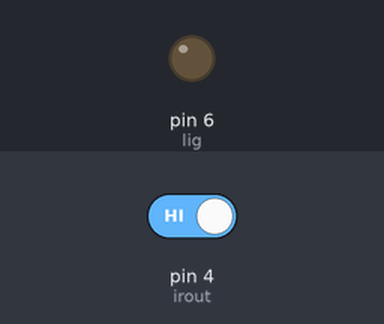
The sketch below on a simulated Arduino Uno, built with avr-gcc and run on an emulated ATmega328P. On the bench: output pins drawn as LEDs (lit = HIGH). The test bench sets the inputs (shaded band); at power-on: pin 4 (irout) HIGH.

Above: at 1.2 s.
1.3 s: pin 4 (irout) driven LOW
At 3.1 s:
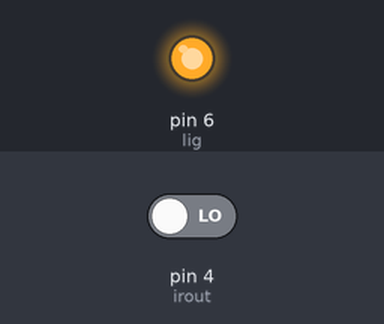
4.3 s: pin 4 (irout) driven HIGH
At 5.2 s:
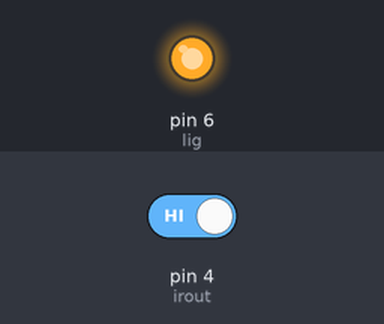
Timing chart, 0 to 7.3 s (numbered marks = the images above; inputs shaded):
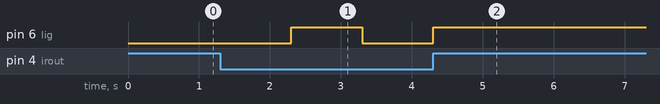

The sketch:

03nov_irsensordoor.ino
```cpp
#define irout 4
#define lig 6
int cou = 0;
int val = 0;

void setup() {
  // put your setup code here, to run once:
pinMode(irout,INPUT);
pinMode(lig,OUTPUT);
digitalWrite(lig,LOW);
}


void loop() {
  // put your main code here, to run repeatedly:
val = digitalRead(irout);
if(val == 0)
{
   cou += 1;
   delay(1000);
}
if(cou%2 == 1)
{
  digitalWrite(lig,HIGH);
}
else
{
  digitalWrite(lig,LOW);
}
}
```

Measured:
- after the input at 1.3 s, pin 6 (lig): LOW → HIGH after 1.0 s, → LOW 1.0 s later
- after the input at 4.3 s, pin 6 (lig): goes on until 4.3 s, then stays HIGH
